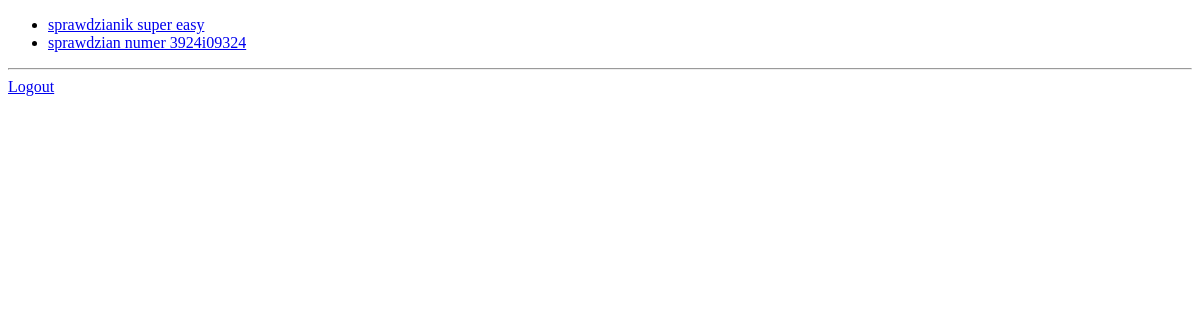
The page /student/active-tests/ (signed in) on the database as committed earlier.
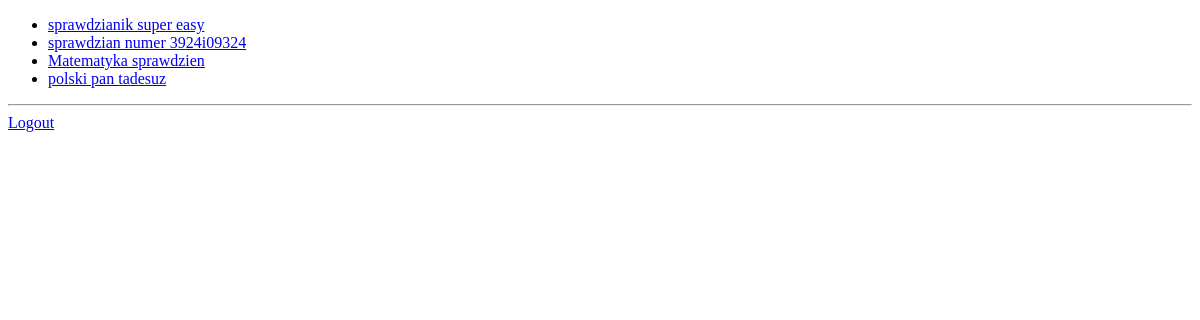
The same page on the database as committed later.
### tests/models.py (models this page shows, shortened)
class Test(models.Model):
    label = models.CharField(max_length=128, blank=False, null=False)
    student = models.ForeignKey(Student, on_delete=models.CASCADE)
    is_active = models.BooleanField(default=True)
    blank_test = models.ForeignKey(BlankTest, on_delete=models.CASCADE, null=True)

### student/decorators.py (the view)
    def wrapper_func(request, *args, **kwargs):
        if Student.objects.filter(user=request.user):
            return view_func(request, *args, **kwargs)
        else:
            return redirect('home')

### student/views.py (called while the page is built)
@student_only
def active_tests(request):
    tests = Test.objects.filter(student=request.user.student, is_active=True).all()
    return render(request, 'student/active_tests.html', {'tests': tests})

### templates/student/active_tests.html
{% extends 'base.html' %}
{% block content %}
<ul>
{% if tests %}
    {% for test in tests %}
    <li><a href="{% url 'test' test.id %}">{{ test.label }}</a></li>
    {% endfor %}
{% else %}
    <h2>Nie masz aktywnych testow</h2>
{% endif %}
</ul>
{% endblock %}

### templates/base.html (shortened to what this page needs)
<!DOCTYPE html>
<html lang="en">
<head>
</head>
<body>
{% block content %}
{% endblock %}
    <hr>
{% if request.user.is_authenticated %}
    <a href="{% url 'logout' %}">Logout</a>
{% else %}
    <a href="{% url 'login' %}">Login</a>
    <a href="{% url 'register' %}">Register</a>
{% endif %}
</body>
</html>

Rows that differ between the two databases and show on the page:
added Test: label "Matematyka sprawdzien"
added Test: label "polski pan tadesuz"
